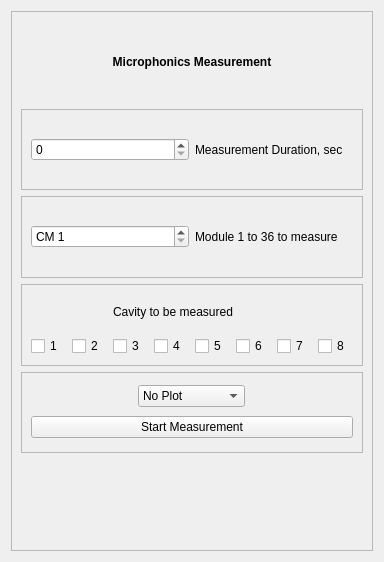
<?xml version="1.0" encoding="UTF-8"?>
<ui version="4.0">
 <class>Form</class>
 <widget class="QWidget" name="Form">
  <property name="geometry">
   <rect>
    <x>0</x>
    <y>0</y>
    <width>384</width>
    <height>562</height>
   </rect>
  </property>
  <property name="windowTitle">
   <string>Form</string>
  </property>
  <layout class="QVBoxLayout" name="verticalLayout_2">
   <item>
    <widget class="QFrame" name="frame">
     <property name="frameShape">
      <enum>QFrame::StyledPanel</enum>
     </property>
     <property name="frameShadow">
      <enum>QFrame::Raised</enum>
     </property>
     <layout class="QVBoxLayout" name="verticalLayout">
      <item>
       <widget class="QLabel" name="label_3">
        <property name="font">
         <font>
          <weight>75</weight>
          <bold>true</bold>
         </font>
        </property>
        <property name="text">
         <string>Microphonics Measurement</string>
        </property>
        <property name="textFormat">
         <enum>Qt::RichText</enum>
        </property>
        <property name="alignment">
         <set>Qt::AlignCenter</set>
        </property>
       </widget>
      </item>
      <item>
       <widget class="QFrame" name="frame_3">
        <property name="frameShape">
         <enum>QFrame::StyledPanel</enum>
        </property>
        <property name="frameShadow">
         <enum>QFrame::Raised</enum>
        </property>
        <layout class="QHBoxLayout" name="horizontalLayout_2">
         <item>
          <widget class="QSpinBox" name="spinBox">
           <property name="suffix">
            <string/>
           </property>
           <property name="maximum">
            <number>90</number>
           </property>
          </widget>
         </item>
         <item>
          <widget class="QLabel" name="label">
           <property name="text">
            <string>Measurement Duration, sec</string>
           </property>
          </widget>
         </item>
        </layout>
       </widget>
      </item>
      <item>
       <widget class="QFrame" name="frame_4">
        <property name="frameShape">
         <enum>QFrame::StyledPanel</enum>
        </property>
        <property name="frameShadow">
         <enum>QFrame::Raised</enum>
        </property>
        <layout class="QHBoxLayout" name="horizontalLayout">
         <item>
          <widget class="QSpinBox" name="spinBox_2">
           <property name="prefix">
            <string>CM </string>
           </property>
           <property name="minimum">
            <number>1</number>
           </property>
           <property name="maximum">
            <number>35</number>
           </property>
          </widget>
         </item>
         <item>
          <widget class="QLabel" name="label_2">
           <property name="text">
            <string>Module 1 to 36 to measure</string>
           </property>
          </widget>
         </item>
        </layout>
       </widget>
      </item>
      <item>
       <widget class="QFrame" name="frame_2">
        <property name="minimumSize">
         <size>
          <width>259</width>
          <height>41</height>
         </size>
        </property>
        <property name="frameShape">
         <enum>QFrame::StyledPanel</enum>
        </property>
        <property name="frameShadow">
         <enum>QFrame::Raised</enum>
        </property>
        <layout class="QGridLayout" name="gridLayout">
         <item row="1" column="6">
          <widget class="QCheckBox" name="Cav7">
           <property name="text">
            <string>7</string>
           </property>
          </widget>
         </item>
         <item row="1" column="3">
          <widget class="QCheckBox" name="Cav4">
           <property name="text">
            <string>4</string>
           </property>
          </widget>
         </item>
         <item row="1" column="4">
          <widget class="QCheckBox" name="Cav5">
           <property name="text">
            <string>5</string>
           </property>
          </widget>
         </item>
         <item row="1" column="2">
          <widget class="QCheckBox" name="Cav3">
           <property name="minimumSize">
            <size>
             <width>0</width>
             <height>0</height>
            </size>
           </property>
           <property name="text">
            <string>3</string>
           </property>
          </widget>
         </item>
         <item row="1" column="7">
          <widget class="QCheckBox" name="Cav8">
           <property name="minimumSize">
            <size>
             <width>11</width>
             <height>0</height>
            </size>
           </property>
           <property name="text">
            <string>8</string>
           </property>
          </widget>
         </item>
         <item row="1" column="5">
          <widget class="QCheckBox" name="Cav6">
           <property name="text">
            <string>6</string>
           </property>
          </widget>
         </item>
         <item row="1" column="0">
          <widget class="QCheckBox" name="Cav1">
           <property name="text">
            <string>1</string>
           </property>
          </widget>
         </item>
         <item row="1" column="1">
          <widget class="QCheckBox" name="Cav2">
           <property name="text">
            <string>2</string>
           </property>
          </widget>
         </item>
         <item row="0" column="2" colspan="4">
          <widget class="QLabel" name="CavLabel">
           <property name="minimumSize">
            <size>
             <width>50</width>
             <height>0</height>
            </size>
           </property>
           <property name="maximumSize">
            <size>
             <width>16777215</width>
             <height>69</height>
            </size>
           </property>
           <property name="text">
            <string>Cavity to be measured</string>
           </property>
          </widget>
         </item>
        </layout>
       </widget>
      </item>
      <item>
       <widget class="QFrame" name="Selector">
        <property name="frameShape">
         <enum>QFrame::StyledPanel</enum>
        </property>
        <property name="frameShadow">
         <enum>QFrame::Raised</enum>
        </property>
        <layout class="QVBoxLayout" name="verticalLayout_3">
         <item alignment="Qt::AlignHCenter">
          <widget class="QComboBox" name="comboBox">
           <property name="currentText">
            <string>No Plot</string>
           </property>
           <property name="currentIndex">
            <number>0</number>
           </property>
           <property name="maxVisibleItems">
            <number>3</number>
           </property>
           <item>
            <property name="text">
             <string>No Plot</string>
            </property>
           </item>
           <item>
            <property name="text">
             <string>WaterFall Plot</string>
            </property>
           </item>
           <item>
            <property name="text">
             <string>FFT Plot</string>
            </property>
           </item>
          </widget>
         </item>
         <item>
          <widget class="QPushButton" name="StrtBut">
           <property name="text">
            <string>Start Measurement</string>
           </property>
          </widget>
         </item>
        </layout>
       </widget>
      </item>
      <item>
       <widget class="QLabel" name="AcqProg">
        <property name="inputMethodHints">
         <set>Qt::ImhNoPredictiveText</set>
        </property>
        <property name="text">
         <string/>
        </property>
        <property name="textFormat">
         <enum>Qt::PlainText</enum>
        </property>
        <property name="scaledContents">
         <bool>true</bool>
        </property>
       </widget>
      </item>
     </layout>
    </widget>
   </item>
  </layout>
 </widget>
 <resources/>
 <connections/>
</ui>
